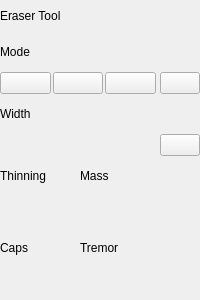
<?xml version="1.0" encoding="UTF-8"?>
<ui version="4.0">
  <class>EraserWidget</class>
  <widget class="QWidget" name="EraserWidget">
    <property name="geometry">
      <rect>
        <x>0</x>
        <y>0</y>
        <width>200</width>
        <height>300</height>
      </rect>
    </property>
    <property name="windowTitle">
      <string>Eraser Tool</string>
    </property>
    <layout class="QGridLayout" name="gridLayout" columnstretch="1,1,0">
      <property name="leftMargin">
        <number>0</number>
      </property>
      <property name="topMargin">
        <number>0</number>
      </property>
      <property name="rightMargin">
        <number>0</number>
      </property>
      <property name="bottomMargin">
        <number>0</number>
      </property>
      <property name="spacing">
        <number>4</number>
      </property>
      <item row="0" column="0" colspan="3">
        <widget class="QLabel" name="eraserToolLabel">
          <property name="text">
            <string>Eraser Tool</string>
          </property>
          <property name="class" stdset="0">
            <string>panel-heading</string>
          </property>
        </widget>
      </item>

      <item row="2" column="0" colspan="2">
        <widget class="QLabel" name="modeLabel">
          <property name="text">
            <string>Mode</string>
          </property>
          <property name="class" stdset="0">
            <string>panel-label</string>
          </property>
        </widget>
      </item>
      <item row="3" column="0" colspan="2">
        <layout class="QHBoxLayout" name="modeLayout">
          <property name="spacing">
            <number>2</number>
          </property>
          <item>
            <widget class="QPushButton" name="deleteModeButton">
              <property name="toolTip">
                <string>Delete objects touched by eraser</string>
              </property>
              <property name="checkable">
                <bool>true</bool>
              </property>
              <property name="icon">
                <iconset>
                  <normaloff>:/icons/draw-eraser-delete-objects</normaloff>
                </iconset>
              </property>
              <property name="class" stdset="0">
                <string>segment-first</string>
              </property>
            </widget>
          </item>
          <item>
            <widget class="QPushButton" name="cutModeButton">
              <property name="toolTip">
                <string>Cut out from paths and shapes</string>
              </property>
              <property name="checkable">
                <bool>true</bool>
              </property>
              <property name="icon">
                <iconset>
                  <normaloff>:/icons/path-difference</normaloff>
                </iconset>
              </property>
              <property name="class" stdset="0">
                <string>segment-middle</string>
              </property>
            </widget>
          </item>
          <item>
            <widget class="QPushButton" name="clipModeButton">
              <property name="toolTip">
                <string>Clip from objects</string>
              </property>
              <property name="checkable">
                <bool>true</bool>
              </property>
              <property name="icon">
                <iconset>
                  <normaloff>:/icons/path-intersection</normaloff>
                </iconset>
              </property>
              <property name="class" stdset="0">
                <string>segment-last</string>
              </property>
            </widget>
          </item>
        </layout>
      </item>
      <item row="3" column="2">
        <widget class="QPushButton" name="splitCheck">
          <property name="toolTip">
            <string>Break apart cut items</string>
          </property>
          <property name="checkable">
            <bool>true</bool>
          </property>
          <property name="icon">
            <iconset>
              <normaloff>:/icons/distribute-randomize</normaloff>
            </iconset>
          </property>
        </widget>
      </item>

      <item row="5" column="0" colspan="2">
        <widget class="QLabel" name="widthLabel">
          <property name="text">
            <string>Width</string>
          </property>
          <property name="class" stdset="0">
            <string>panel-label</string>
          </property>
        </widget>
      </item>
      <item row="6" column="0" colspan="2">
        <widget class="Linea::UI::NumberEdit" name="widthSpin">
          <property name="toolTip">
            <string>The width of the eraser pen (relative to the visible canvas area)</string>
          </property>
        </widget>
      </item>
      <item row="6" column="2">
        <widget class="QPushButton" name="pressureCheck">
          <property name="toolTip">
            <string>Use the pressure of the input device to alter the width of the pen</string>
          </property>
          <property name="checkable">
            <bool>true</bool>
          </property>
          <property name="icon">
            <iconset>
              <normaloff>:/icons/draw-use-pressure</normaloff>
            </iconset>
          </property>
        </widget>
      </item>

      <item row="8" column="0">
        <widget class="QLabel" name="thinningLabel">
          <property name="text">
            <string>Thinning</string>
          </property>
          <property name="class" stdset="0">
            <string>panel-label</string>
          </property>
        </widget>
      </item>
      <item row="8" column="1">
        <widget class="QLabel" name="massLabel">
          <property name="text">
            <string>Mass</string>
          </property>
          <property name="class" stdset="0">
            <string>panel-label</string>
          </property>
        </widget>
      </item>
      <item row="9" column="0">
        <widget class="Linea::UI::NumberEdit" name="thinningSpin">
          <property name="toolTip">
            <string>How much velocity thins the stroke</string>
          </property>
        </widget>
      </item>
      <item row="9" column="1">
        <widget class="Linea::UI::NumberEdit" name="massSpin">
          <property name="toolTip">
            <string>Increase to make the eraser slowed by inertia</string>
          </property>
        </widget>
      </item>

      <item row="11" column="0">
        <widget class="QLabel" name="capRoundingLabel">
          <property name="text">
            <string>Caps</string>
          </property>
          <property name="class" stdset="0">
            <string>panel-label</string>
          </property>
        </widget>
      </item>
      <item row="11" column="1">
        <widget class="QLabel" name="tremorLabel">
          <property name="text">
            <string>Tremor</string>
          </property>
          <property name="class" stdset="0">
            <string>panel-label</string>
          </property>
        </widget>
      </item>
      <item row="12" column="0">
        <widget class="Linea::UI::NumberEdit" name="capRoundingSpin">
          <property name="toolTip">
            <string>Increase to make caps at the ends of strokes protrude more</string>
          </property>
        </widget>
      </item>
      <item row="12" column="1">
        <widget class="Linea::UI::NumberEdit" name="tremorSpin">
          <property name="toolTip">
            <string>Increase to make strokes rugged and trembling</string>
          </property>
        </widget>
      </item>

    </layout>
  </widget>
  <customwidgets>
    <customwidget>
      <class>Linea::UI::NumberEdit</class>
      <extends>QWidget</extends>
      <header>number-edit.h</header>
    </customwidget>
  </customwidgets>
  <resources/>
  <connections/>
</ui>
